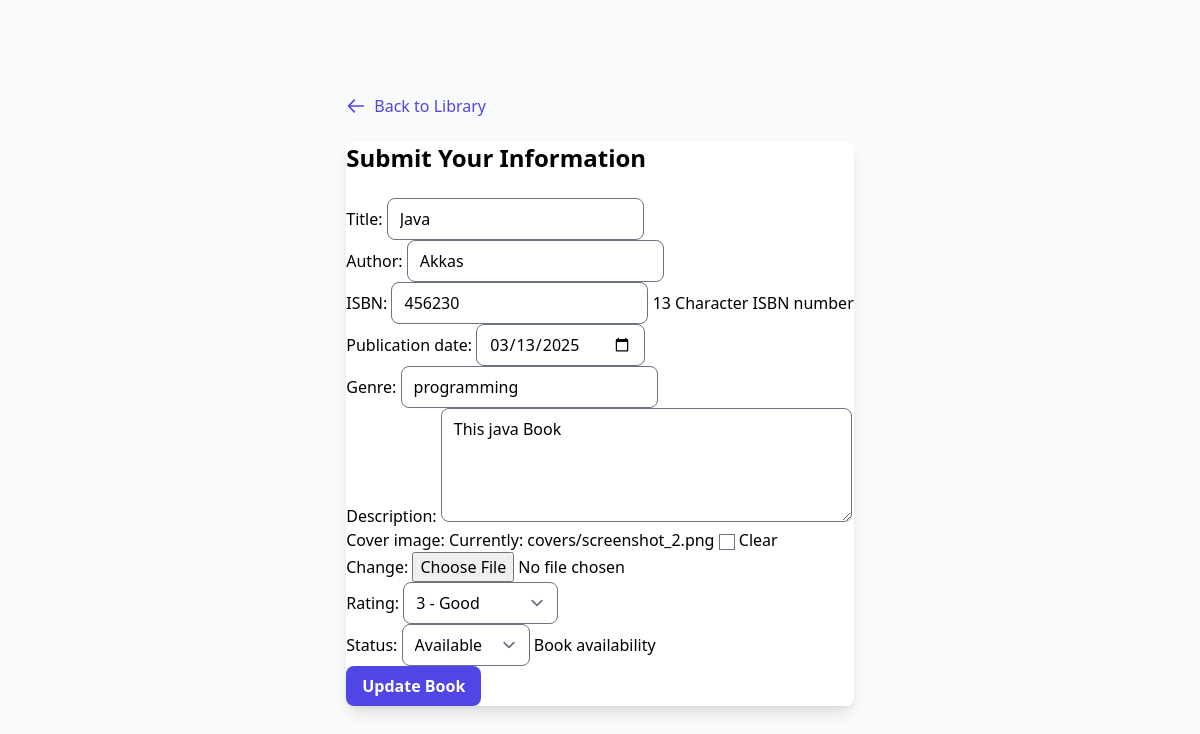
The page /book/2/edit/ on the database its author committed.
### books/models.py (models this page shows, shortened)
class Book(models.Model):
    title = models.CharField(max_length=200)
    author = models.CharField(max_length=100)
    isbn = models.CharField('ISBN', max_length=13, unique=True,
                           help_text='13 Character ISBN number')
    publication_date = models.DateField(null=True, blank=True)
    genre = models.CharField(max_length=100, blank=True)
    description = models.TextField(max_length=1000, blank=True)
    cover_image = models.ImageField(upload_to='covers/', null=True, blank=True)
    RATING_CHOICES = (
        (1, '1 - Poor'),
        (2, '2 - Fair'),
        (3, '3 - Good'),
        (4, '4 - Very Good'),
        (5, '5 - Excellent'),
    )
    rating = models.IntegerField(choices=RATING_CHOICES, null=True, blank=True)
    STATUS_CHOICES = (
        ('a', 'Available'),
        ('b', 'Borrowed'),
        ('r', 'Reserved'),
    )
    status = models.CharField(
        max_length=1,
        choices=STATUS_CHOICES,
        default='a',
        help_text='Book availability',
    )
    date_added = models.DateTimeField(auto_now_add=True)
    class Meta:
        ordering = ['title', 'author']

### books/views.py (the view)
# urls.py: path('book/<int:pk>/edit/', BookUpdateView.as_view(), name='book-update'),
class BookUpdateView(SuccessMessageMixin, UpdateView):
    model = Book
    form_class = BookForm
    template_name = 'book_form.html'
    success_url = reverse_lazy('home')
    success_message = "Book '%(title)s' was updated successfully"
    def get_context_data(self, **kwargs):
        context = super().get_context_data(**kwargs)
        context['title'] = 'Edit Book'
        context['button_text'] = 'Update Book'
        return context

### books/templates/book_form.html (shortened to what this page needs)
{% load static tailwind_tags %}
<!DOCTYPE html>
<html lang="en">
<head>
    {% tailwind_css %}
</head>
<body class="bg-gray-50 font-sans tracking-wide flex items-center justify-center min-h-screen">
    <div class="max-w-7xl mx-auto py-8 px-4 sm:px-6 lg:px-8">
     <a href="{% url 'home' %}" class="inline-flex items-center mb-6 text-indigo-600 hover:text-indigo-800 transition ease-in-out duration-300">
        <svg class="w-5 h-5 mr-2" fill="none" stroke="currentColor" viewBox="0 0 24 24">
            <path stroke-linecap="round" stroke-linejoin="round" stroke-width="2" d="M10 19l-7-7m0 0l7-7m-7 7h18"/>
        </svg>
        Back to Library
    </a>
    <div class="max-w-md w-full bg-white shadow-lg rounded-lg p-8">
        <h2 class="text-2xl font-semibold text-gray-900 mb-6">Submit Your Information</h2>
        <form method="post" enctype="multipart/form-data" class="space-y-6">
            {{ form.as_p }}
            <button type="submit" class="w-full bg-indigo-600 hover:bg-indigo-700 text-white font-bold py-2 px-4 rounded-lg transition duration-300 focus:outline-none focus:ring-2 focus:ring-indigo-500 focus:ring-opacity-50">
                {{ button_text }}
            </button>
        </form>
    </div>
    </div>
</body>
</html>

### rows shown on the page
Book: title "Java", author "Akkas", isbn "456230", publication_date "03/13/2025", genre "programming", description "This java Book", rating "3 - Good", status "Available"

### other values the page prints
{{ button_text }} "Update Book"
